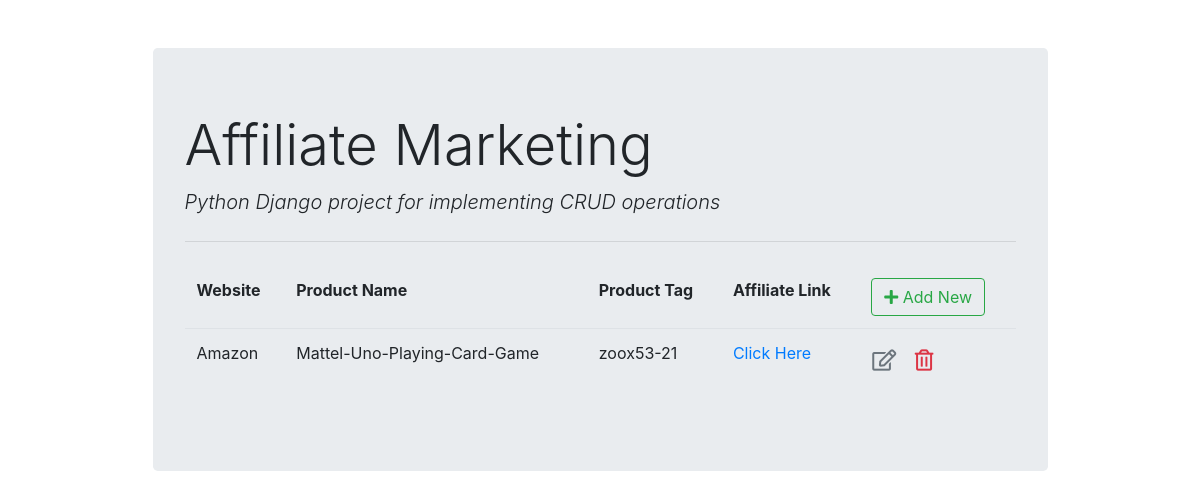
/list/, run on an earlier commit of the app's database.
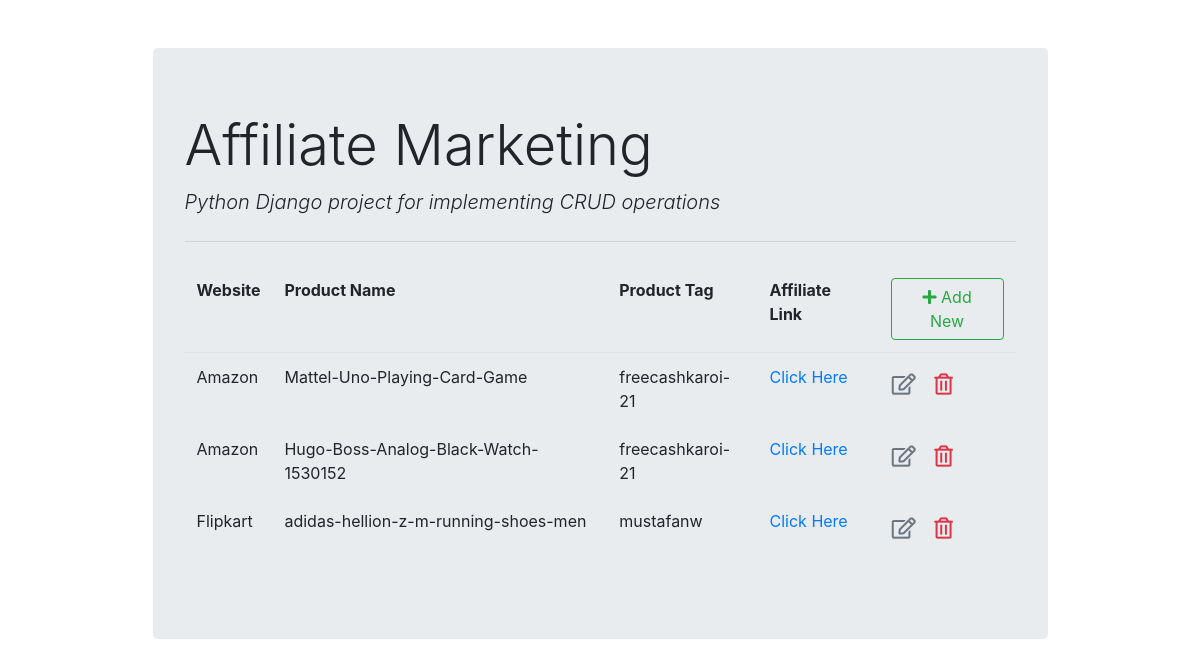
And on a later commit of the database.
### affiliate_marketing/models.py (models this page shows)
class Products(models.Model):
    product_url = models.CharField(max_length=200)
    affiliate_tag = models.CharField(max_length=200)
    def _get_product_name(self):
        link = self.product_url.split("/")
        return link[3]
    def _get_website(self):
        link = self.product_url.split("/")
        return link[2].split(".")[1].title()
    website = property(_get_website)
    def _get_aff_link(self):
        if self.website=="Amazon":
            aff_link = '{0}&tag={1}'.format(self.product_url,self.affiliate_tag)
        elif self.website=="Flipkart":
            aff_link = '{0}&affid={1}'.format(self.product_url, self.affiliate_tag)
        return aff_link
    product_name = property(_get_product_name)
    affiliate_url = property(_get_aff_link)

### affiliate_marketing/views.py (the view)
# urls.py: path('list/',views.product_list,name='product_list') # get req. to retrieve and display all records
def product_list(request):
    context = {'product_list': Products.objects.all()}
    return render(request, "amazon_affiliate/affiliate_list.html", context)

### affiliate_marketing/templates/amazon_affiliate/affiliate_list.html (shortened to what this page needs)
{% extends "amazon_affiliate/base.html" %}
{% block content %}
<table class="table table-borderless">
    <thead class="border-bottom font-weight-bold">
        <tr>
            <td>Website</td>
            <td>Product Name</td>
            <td>Product Tag</td>
            <td>Affiliate Link</td>
            <td>
                <a href="{% url 'product_insert' %}" class="btn btn-outline-success">
                    <i class="fas fa-plus"></i> Add New
                </a>
            </td>
        </tr>
    </thead>
    <tbody>
        {% for product in product_list %}
            <tr>
                <td>{{product.website}}</td>
                <td>{{product.product_name}}</td>
                <td>{{product.affiliate_tag}}</td>
                <td><a href="{{product.affiliate_url}}">Click Here</a></td>
                <td>
                    <a href="{% url 'product_update' product.id %}" class="btn text-secondary px-0">
                        <i class="far fa-edit fa-lg"></i>
                    </a>
                    <form action="{% url 'product_delete' product.id %}" method="post" class="d-inline">
                        <button type="submit" class="btn">
                            <i class="far fa-trash-alt fa-lg text-danger float-right"></i>
                        </button>
                    </form>
                </td>
            </tr>
        {% endfor %}
    </tbody>
</table>
{% endblock content %}

### affiliate_marketing/templates/amazon_affiliate/base.html (shortened to what this page needs)
<!DOCTYPE html>
<html lang="en">
<head>
    <link rel="stylesheet" href="https://stackpath.bootstrapcdn.com/bootstrap/4.3.1/css/bootstrap.min.css"
>
    <link rel="stylesheet" href="https://cdnjs.cloudflare.com/ajax/libs/font-awesome/5.11.2/css/all.min.css">
</head>
<body>
    <div class="container">
        <div class="col-md-10 offset-md-1 mt-5">
            <div class="jumbotron">
                <h1 class="display-4">Affiliate Marketing</h1>
                <p class="lead font-italic">Python Django project for implementing CRUD operations</p>
                <hr class="my-4">
                {% block content %}
                {% endblock content %}
            </div>
        </div>
    </div>
</body>
</html>

What changed in the data, as far as the page shows it:
changed Products "Mattel-Uno-Playing-Card-Game": affiliate_tag "zoox53-21" → "freecashkaroi-21"
added Products: website "Amazon", product_name "Hugo-Boss-Analog-Black-Watch-1530152", affiliate_tag "freecashkaroi-21"
added Products: website "Flipkart", product_name "adidas-hellion-z-m-running-shoes-men", affiliate_tag "mustafanw"
